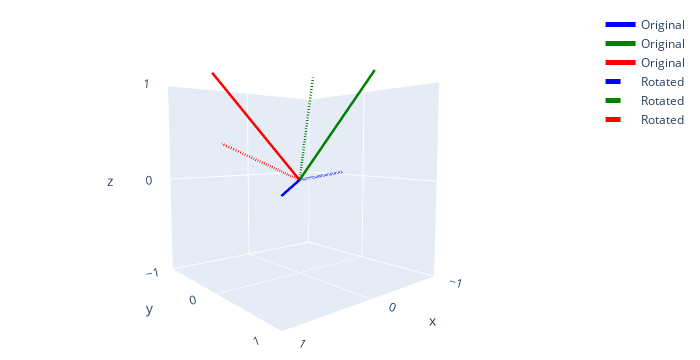

Here is the notebook cell this chart was saved with:
### Code cell
import plotly.graph_objects as go
import numpy as np

# Function to create a 3D rotation matrix
def rotation_matrix(axis, theta):
    """
    Return the rotation matrix associated with counterclockwise rotation about
    the given axis by theta radians using Euler-Rodrigues formula.
    """
    axis = np.asarray(axis)
    axis = axis / np.sqrt(np.dot(axis, axis))
    a = np.cos(theta / 2.0)
    b, c, d = -axis * np.sin(theta / 2.0)
    aa, bb, cc, dd = a * a, b * b, c * c, d * d
    bc, ad, ac, ab, bd, cd = b * c, a * d, a * c, a * b, b * d, c * d
    return np.array([[aa + bb - cc - dd, 2 * (bc + ad), 2 * (bd - ac)],
                     [2 * (bc - ad), aa + cc - bb - dd, 2 * (cd + ab)],
                     [2 * (bd + ac), 2 * (cd - ab), aa + dd - bb - cc]])

# Create a figure
fig = go.Figure()

# Number of points to create
num_points = 100

# Original vectors
vectors = np.array([[1, 1, 0], [0, 1, 1], [1, 0, 1]])

# Apply rotation matrix
theta = np.pi / 4  # 45 degrees
rotation_axis = [1, 1, 1]  # Diagonal axis

# Colors
colors = ['blue', 'green', 'red']  # Example colors

# Plot original vectors
for i, vec in enumerate(vectors):
    fig.add_trace(go.Scatter3d(x=[0, vec[0]], y=[0, vec[1]], z=[0, vec[2]], 
                               mode='lines', 
                               line=dict(width=5, color=colors[i]),
                               name='Original'))


# Apply rotation to each vector
rotated_vectors = np.array([np.dot(rotation_matrix(rotation_axis, theta), vec) for vec in vectors])

# Plot rotated vectors
for i, vec in enumerate(rotated_vectors):
    fig.add_trace(go.Scatter3d(x=[0, vec[0]], y=[0, vec[1]], z=[0, vec[2]], 
                               mode='lines',
                               line=dict(width=5, color=colors[i], dash='dash'),
                               name='Rotated'))
# Set the layout of the figure
fig.update_layout(scene=dict(
                    xaxis=dict(nticks=4, range=[-1,1]),
                    yaxis=dict(nticks=4, range=[-1,1]),
                    zaxis=dict(nticks=4, range=[-1,1]),
                    ),
                  width=700,
                  margin=dict(r=20, l=10, b=10, t=10))

# Show the figure
fig.show()

### Figure 1 — Plotly figure (JSON) as saved in the notebook; plotly's stock layout.template omitted (floating-point values rounded to 4 significant figures)
{"data": [{"line": {"color": "blue", "width": 5}, "mode": "lines", "name": "Original", "type": "scatter3d", "x": [0, 1], "y": [0, 1], "z": [0, 0]}, {"line": {"color": "green", "width": 5}, "mode": "lines", "name": "Original", "type": "scatter3d", "x": [0, 0], "y": [0, 1], "z": [0, 1]}, {"line": {"color": "red", "width": 5}, "mode": "lines", "name": "Original", "type": "scatter3d", "x": [0, 1], "y": [0, 0], "z": [0, 1]}, {"line": {"color": "blue", "dash": "dash", "width": 5}, "mode": "lines", "name": "Rotated", "type": "scatter3d", "x": [0, 0.4941], "y": [0, 1.311], "z": [0, 0.1953]}, {"line": {"color": "green", "dash": "dash", "width": 5}, "mode": "lines", "name": "Rotated", "type": "scatter3d", "x": [0, 0.1953], "y": [0, 0.4941], "z": [0, 1.311]}, {"line": {"color": "red", "dash": "dash", "width": 5}, "mode": "lines", "name": "Rotated", "type": "scatter3d", "x": [0, 1.311], "y": [0, 0.1953], "z": [0, 0.4941]}], "layout": {"height": 360, "margin": {"b": 10, "l": 10, "r": 20, "t": 10}, "scene": {"aspectmode": "auto", "aspectratio": {"x": 1, "y": 1, "z": 1}, "camera": {"center": {"x": 0, "y": 0, "z": 0}, "eye": {"x": 1.379, "y": 1.66, "z": 0.1766}, "projection": {"type": "perspective"}, "up": {"x": 0, "y": 0, "z": 1}}, "xaxis": {"nticks": 4, "range": [-1, 1], "type": "linear"}, "yaxis": {"nticks": 4, "range": [-1, 1], "type": "linear"}, "zaxis": {"nticks": 4, "range": [-1, 1], "type": "linear"}}, "width": 700}}
